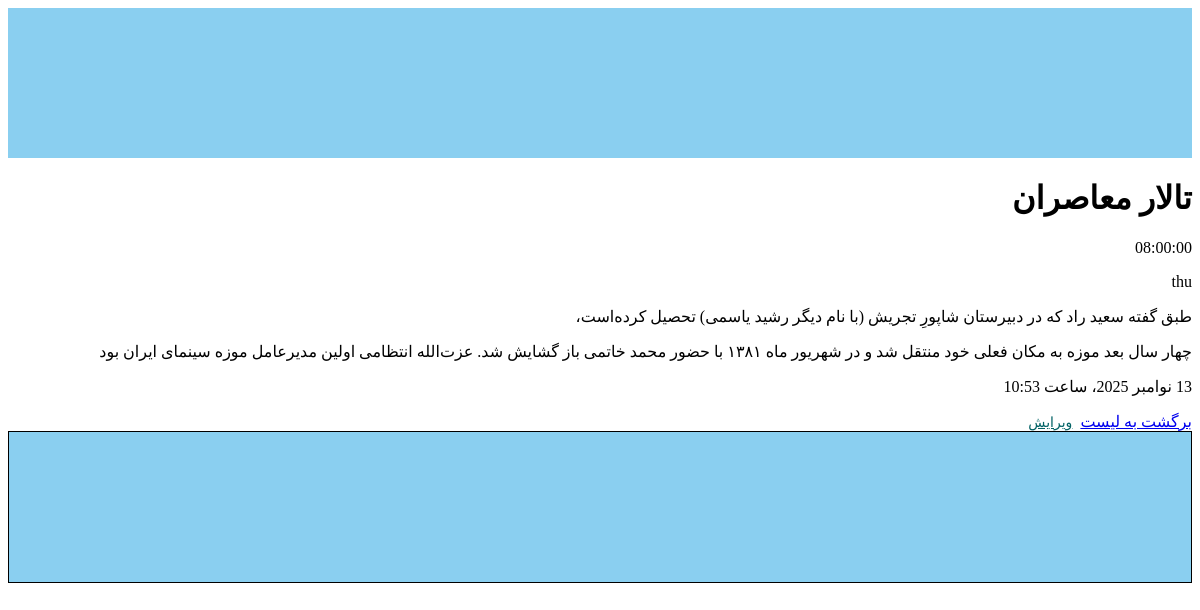
Page /introduction/detail/3 on the committed database.
### apps/introduction/models.py (models this page shows, shortened)
class Place (models.Model):
    code = models.CharField(max_length=50 , unique=True , help_text='کد یکتا برای مکان',verbose_name='کد')
    title = models.CharField(max_length=50 , help_text='نام مکان',verbose_name='عنوان')
    main_image = models.ImageField(upload_to='places/main_image', blank=True ,null=True,verbose_name='تصویر ')
    visiting_hours = models.CharField(max_length=255 , blank=True , null=True , verbose_name='ساعت بازدید')
    OPEN_DAY_CHOISES = [
        ('sat', 'شنبه'),
        ('sun', 'یک‌شنبه'),
        ('mon', 'دوشنبه'),
        ('tue', 'سه‌شنبه'),
        ('wed', 'چهارشنبه'),
        ('thu', 'پنج‌شنبه'),
        ('fri', 'جمعه'),
    ]
    open_days = models.CharField(max_length=100, choices=OPEN_DAY_CHOISES ,blank=True,null=True,verbose_name='روز بازدید')
    regulations = models.TextField(blank=True , null=True ,verbose_name='قوانین')
    more_info = models.TextField(blank=True,null=True,verbose_name='اطلاعات بیشتر')
    created_at = models.DateTimeField(auto_now_add=True,verbose_name='تاریخ ثبت مکان')

### apps/introduction/views.py (the view)
# urls.py: path('detail/<int:pk>',PlaceDetail.as_view(),name='PlaceDetail'),
class PlaceDetail(DetailView):
    model=Place

### templates/introduction/Place_detail.html (shortened to what this page needs)
{% extends 'base.html' %}
{% block content %}
        <h1>{{object.title}}</h1>
        <p>{{object.visiting_hours}}</p>
        <p>{{object.open_days}}</p>
        <p>{{object.regulations }}</p>
        <p>{{object.more_info }}</p>
        <p>{{object.created_at}}</p>
        <a href="{% url 'Placelist' %}">برگشت به لیست</a>
        <a href="{% url 'PlaceUpdate' place.pk %}" class="btn">ویرایش</a>
{% endblock content %}

### static/css/style.css (style rules this page uses)
body { direction: rtl; }
.btn { padding :.25rem .25rem .5rem ; font-size: .875rem; line-height: .5; border-radius: .2rem; color: #036366; }

### rows in the picture
Place: title "تالار معاصران", visiting_hours "08:00:00", open_days "thu", regulations "طبق گفته سعید راد که در دبیرستان شاپورِ تجریش (با نام دیگر رشید یاسمی) تحصیل کرده‌است،", more_info "چهار سال بعد موزه به مکان فعلی خود منتقل شد و در شهریور ماه ۱۳۸۱ با حضور محمد خاتمی باز گشایش شد. عزت‌الله انتظامی اولین مدیرعامل موزه سینمای ایران بود", created_at "13 نوامبر 2025، ساعت 10:53"
